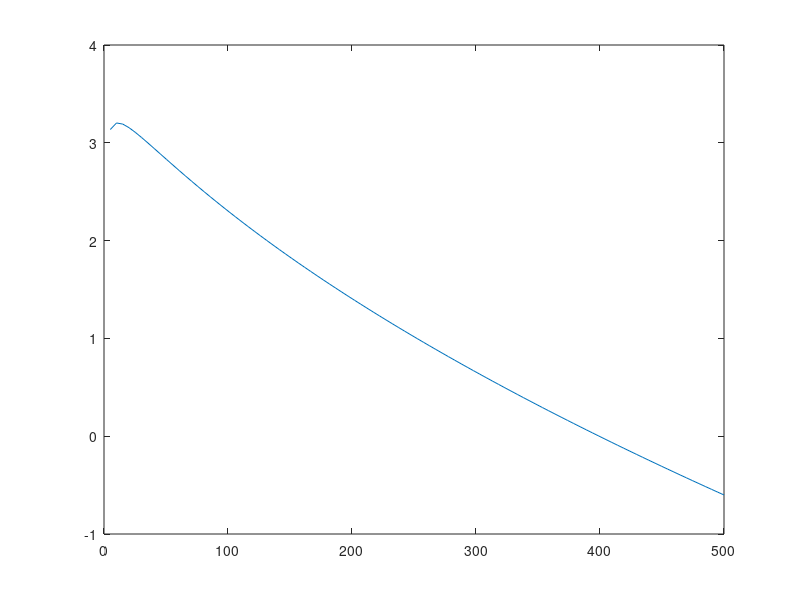

This chart was generated by the following MATLAB code:
function task9_1()
    func = @(x) (3 - 0.3 * sqrt(x) + 0.5 * log(x));
    x = linspace(0, 500);

    plot(x, func(x));
end
